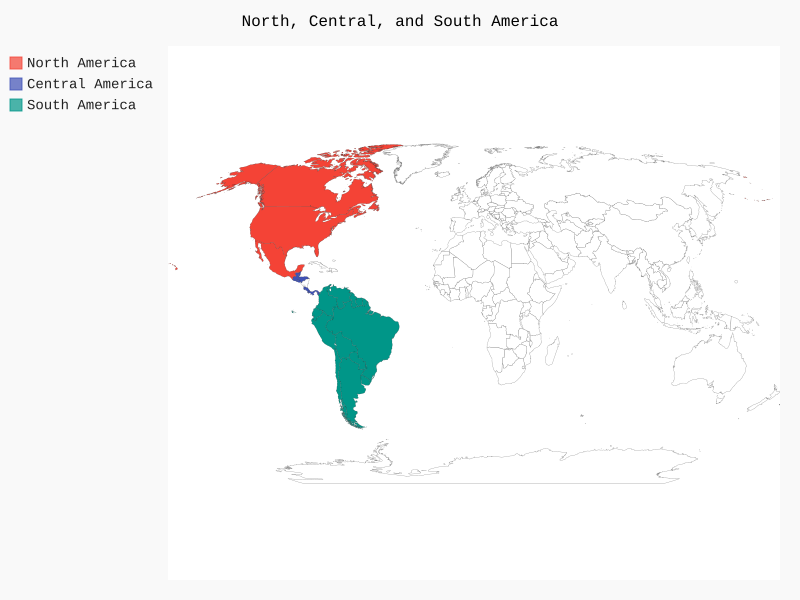

Generate this figure with Python:
import pygal_maps_world.maps


wm = pygal_maps_world.maps.World()
wm.title = 'North, Central, and South America'

wm.add('North America', ['ca', 'mx', 'us'])
wm.add('Central America', ['bz', 'cr', 'gt', 'hn', 'pa', 'sv'])
wm.add('South America', ['ar', 'bo', 'br', 'cl', 'co', 'ec', 'gf', 'gy', 'pe', 'py', 'sr', 'uy', 've'])

wm.render_to_file('americas.svg')
